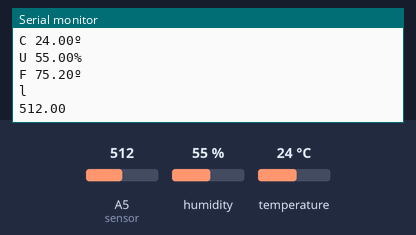
Recording of a sketch running on a simulated Arduino Uno, built with avr-gcc and run on an emulated ATmega328P. On the bench: the last lines printed to the serial monitor. The inputs (shaded band) are chosen by the test bench; at power-on: A5 (sensor) = 512, humidity 55 %, temperature 24 °C.

Above: at 5.8 s.
5.9 s: A5 (sensor) set to 490
At 11.3 s:
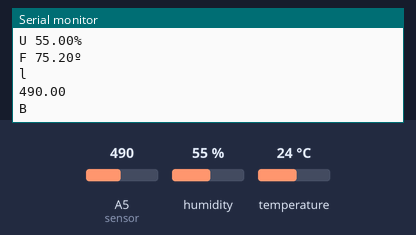
16.5 s: humidity set to 22 %
22.5 s: temperature set to 12 °C
28.5 s: A5 (sensor) set to 510
At 30.9 s:
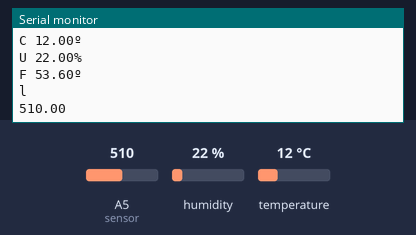
34.5 s: humidity set to 40 %
Timing chart, 0 to 37.5 s (numbered marks = the images above; inputs shaded):
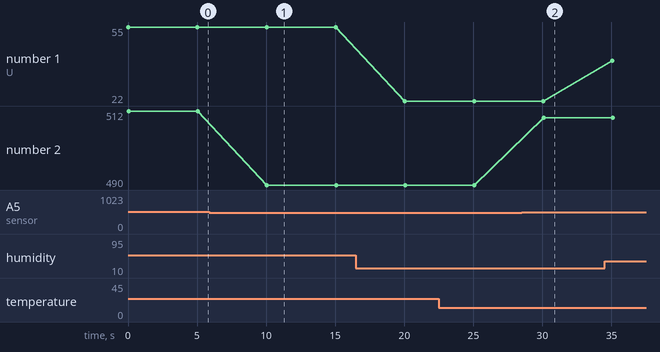

The sketch:

EstacaoM.ino
```cpp
// Inclusão das bibliotecas do sensor DHT22 (Medida de Humidade e temperatura)
#include <DHT.h>
#define DHT_PIN 2 // Define o pino 2 do arduino como o do sensor DHT22
#define DHTTYPE DHT22 // Define o modelo do sensor DHT
#define INTERVALO 5000 // Define um valor para servir como delay entre as leitura do sensor DHT

// Cria um objeto para o sensor DHT22
DHT dht(DHT_PIN, DHTTYPE);

// Procedimento executado apenas uma vez durante o funcionamento
void setup() {
  // Inicializa a serial do arduino e printa a mensagem
  Serial.begin(9600);
  Serial.println("INICIANDO SISTEMA");
  dht.begin();
}

//Procedimento que transmite os dados obtidos da temperatura em graus Celsius via bluetooth
void TemperaturaC (float t){
  Serial.print("C ");
  Serial.print(t);
  Serial.println("º");
}
//Procedimento que transmite os dados obtidos da umidade via bluetooth
void Umidade (float h){
  Serial.print("U ");
  Serial.print(h);
  Serial.println("%");
}
//Procedimento que transmite os dados obtidos da temperatura em Fahreinheit via bluetooth
void TemperaturaF (float f){
  Serial.print("F ");
  Serial.print(f);
  Serial.println("º");
  Serial.println();
}

//Procedimento que fica em loop durante a execução do programa
void loop() {
// Cria variáveis que irão receber os dados do sensor
  float h = 0, t = 0, f = 0; // h-> Umidade; t-> Temperatura em Celsius; f-> Temperatura em Fahrenheit
  float lum = 0; // lum-> luminosidade

  // Variáveis recebem dados do sensor DHT
  h = dht.readHumidity(); // Recebe a umidade
  t = dht.readTemperature(); // Recebe a temperatura em graus Celsius
  f = dht.readTemperature(true); // Converte a temperatura para graus Farenheit

  // Elimina resultados indesejados
  if(t == 0 || h == 0){
    Serial.println(F("Falha na leitura do sensor"));
  }
  // Se estiver tudo ok com a leitura, transmite os dados via bluetooth
  else{
    TemperaturaC(t); // Temperatura em graus Celsius
    Umidade(h); // Umidade
    TemperaturaF(f); // Temperatura em Farenheit

    //Transmite os dados de luminosidade via bluetooth
    lum = analogRead(A5); //Se o sensor estiver conectado a um pino analogico
    Serial.println("l");
    Serial.println(lum);
  }

  //Inicializa as luzes do sensor, mantendo-as apagadas inicialmente
  digitalWrite(13, LOW); //Luz Verde
  digitalWrite(12, LOW); //Luz Vermelha
  digitalWrite(11, LOW); //Luz azul
  digitalWrite(10, LOW);//Buzzer
  //delay(500); (Comando de intervalo)

  //Acende a luz verde do RGD quando a umidade e temperatura estão adequadas para seres humanos
  //Umidade entre 50% a 60% | Temperatura entre 20ºC e 26ºC
  if (h >= 50 && h <= 60 && t >= 20 && t <= 26){
    digitalWrite(13,HIGH);
  }
  //Acende a luz vermelha do RGD se a temperatura estiver em um nível não adequado para seres humanos
  //Temperatura abaixo de 20ºC ou acima de 26ºC
  else if (t < 20 || t > 26){
    digitalWrite(12, HIGH);
  }
  //Acende a luz azul do RGD se a umidade estiver em um nivel não adequado para seres humanos
  //Umidade menor que 50% ou maior que 60%
  else if (h < 50 || h > 60){
    digitalWrite(11, HIGH);
  }
  //Liga o Buzer, caso umidade esteja em um nivel não adequado para seres humanos
  //Leitura de Luminosidade abaixo de 500
  if (lum <500){
  // if (h < 50 || h > 60){
    digitalWrite(10, HIGH);
    Serial.print("B");
    Serial.println();
  }

  // Espera o intervalo definido para fazer a próxima leitura
  delay(INTERVALO);
}
```

Measured:
- the behaviour switches between 500 and 499 on A5 (sensor) (found by bisection; images 0 and 1)
- after the input at 5.9 s, the serial monitor: prints a new line after 4.2 s (image 1)
- after the input at 28.5 s, the serial monitor: prints a new line after 1.6 s (image 2)
- plotted number 1: 55 → 22 after the input at 16.5 s, 22 → 40 after the input at 34.5 s
- plotted number 2: 512 → 490 after the input at 5.9 s, 490 → 510 after the input at 28.5 s
